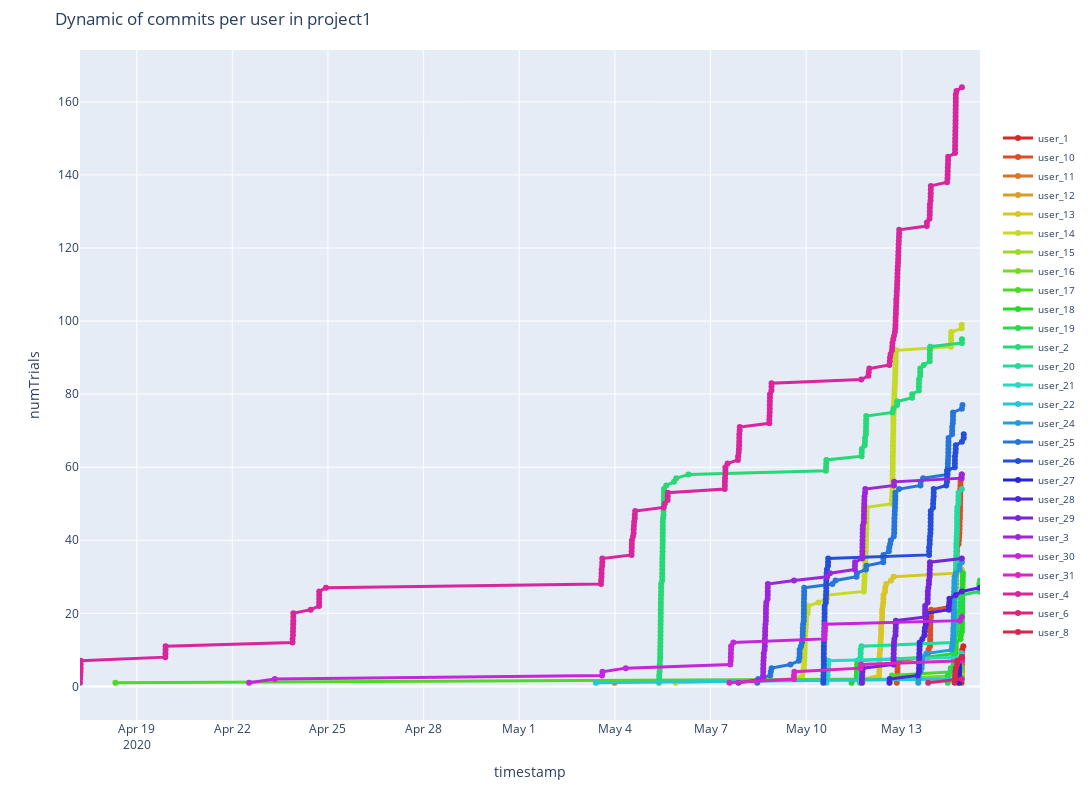

Notebook code cell kept with this figure:
### Code cell
num_users = len(users)
colors = [
    f'hsl({h}, 70%, 50%)'
    for h in np.linspace(0, 360, num_users, endpoint=False)
]

# Размеры графика
height = 8
width = height * 1.5

# Создаем фигуру
fig = go.Figure()

for idx, user in enumerate(users):
    user_data = commit_counts[commit_counts['uid'] == user]
    user_data = user_data.sort_values('timestamp')
    fig.add_trace(
        go.Scatter(
            x=user_data['timestamp'],
            y=user_data['cum_commit_count'],
            mode='lines+markers',
            name=user,
            line=dict(width=3, color=colors[idx]),
            marker=dict(size=6, color=colors[idx]),
        )
    )

# Обновляем макет
fig.update_layout(
    title='Dynamic of commits per user in project1',
    width=int(width * 100),
    height=int(height * 100),
    xaxis_title='timestamp',
    yaxis_title='numTrials',
    legend=dict(
        x=1.02,
        y=0.5,
        xanchor='left',
        yanchor='middle',
        font=dict(size=10)
    ),
    margin=dict(r=20, t=50),
)

# Устанавливаем лимиты по х
min_date = commit_counts['timestamp'].min()
max_date = commit_counts['timestamp'].max()
fig.update_xaxes(range=[min_date, max_date])

# Показываем
fig.show()
